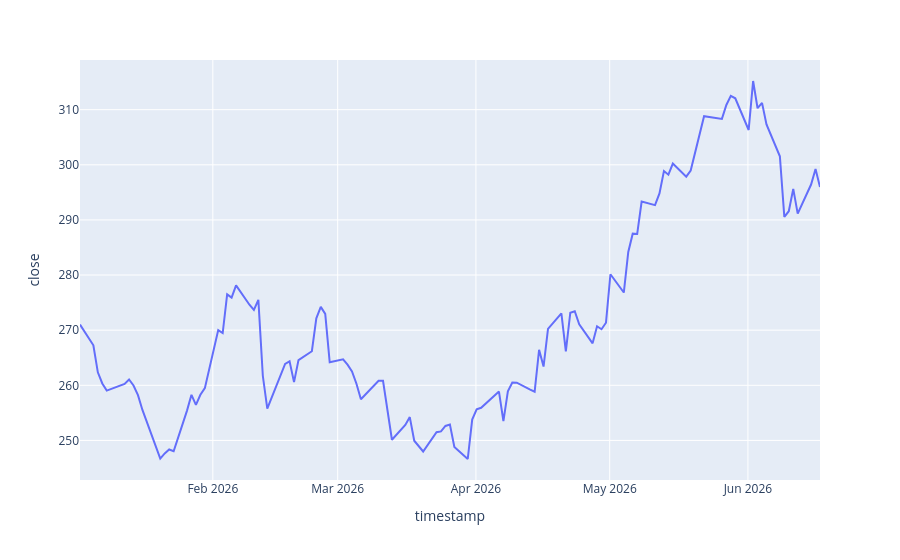

The notebook cell saved with this chart:
### Markdown cell above
**Skulle jeg ha valgt noen dominerende features ville jeg ha valgt å jobbe med low og volume**

### Code cell
# Linjeplot for å observere trender, at den går oppover eller nedover
dfi = df.reset_index()

px.line(
    dfi,
    x = "timestamp",
    y = "close"
).show()
